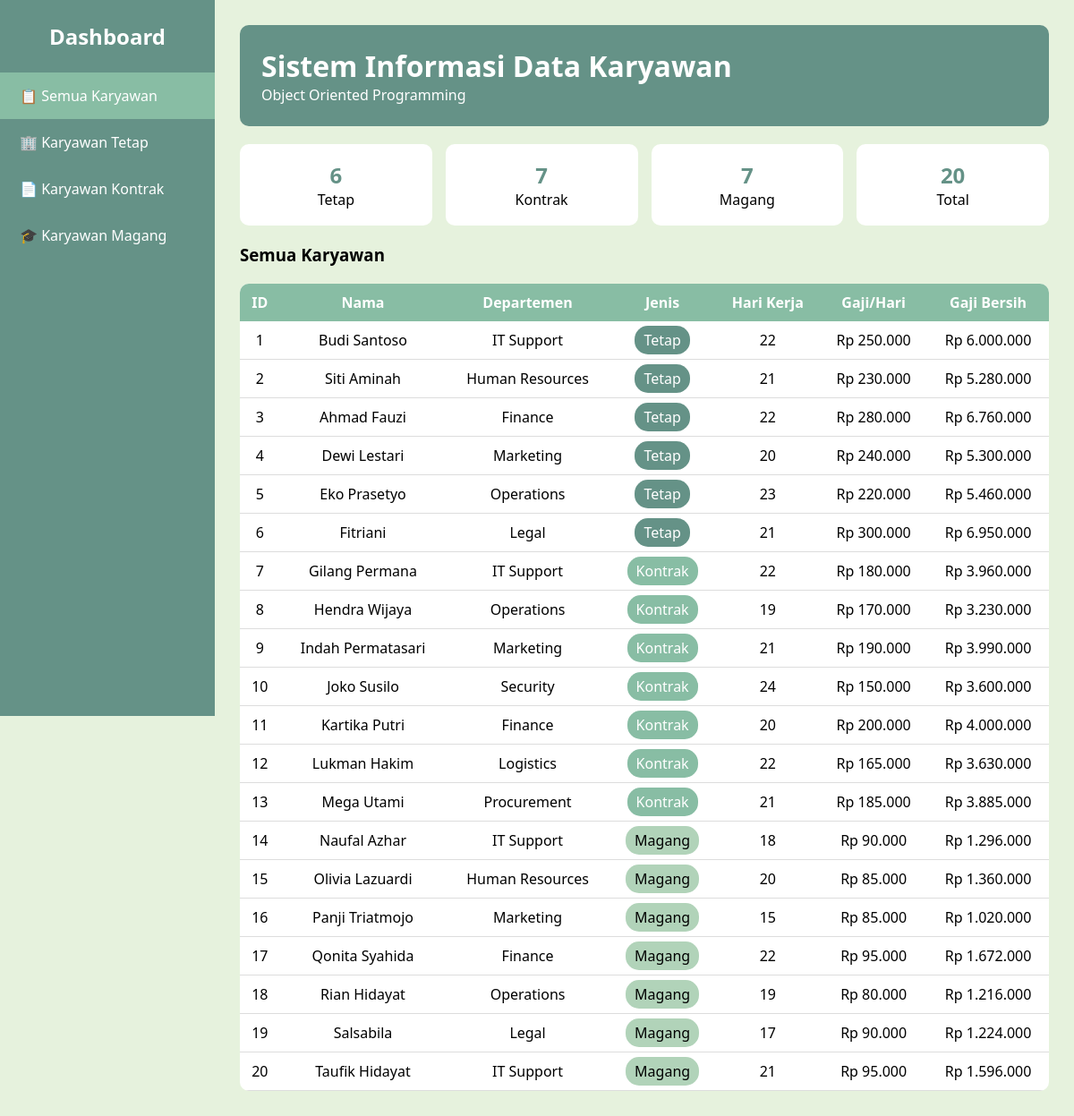
The page / on the database its author committed.
### tables this page shows
CREATE TABLE `tabel_karyawan` (
  `id_karyawan` int NOT NULL,
  `nama_karyawan` varchar(100) NOT NULL,
  `departemen` varchar(50) NOT NULL,
  `hari_kerja_masuk` int NOT NULL,
  `gaji_dasar_per_hari` decimal(12,2) NOT NULL,
  `jenis_karyawan` enum('kontrak','tetap','magang') NOT NULL,
  `durasi_kontrak_bulan` int DEFAULT NULL,
  `agensi_penyalur` varchar(100) DEFAULT NULL,
  `tunjangan_kesehatan` decimal(12,2) DEFAULT NULL,
  `opsi_saham_id` varchar(50) DEFAULT NULL,
  `uang_saku_bulanan` decimal(12,2) DEFAULT NULL,
  `sertifikat_kampus_merdeka` varchar(100) DEFAULT NULL
);

### index.php (the view, shortened to what this page needs)
<?php
include_once "koneksi.php";
function hitung($r){
$j=strtolower($r['jenis_karyawan']);
if($j=="tetap") return ($r['hari_kerja_masuk']*$r['gaji_dasar_per_hari'])+$r['tunjangan_kesehatan'];
if($j=="kontrak") return $r['hari_kerja_masuk']*$r['gaji_dasar_per_hari'];
return ($r['hari_kerja_masuk']*$r['gaji_dasar_per_hari'])*0.8;
}
$filter=$_GET['jenis']??'semua';
function jml($k,$j){
if($j=="semua"){ $q=mysqli_query($k,"SELECT COUNT(*) c FROM tabel_karyawan");}
else{$q=mysqli_query($k,"SELECT COUNT(*) c FROM tabel_karyawan WHERE LOWER(jenis_karyawan)=LOWER('$j')");}
return mysqli_fetch_assoc($q)['c'];
}
?>
<!doctype html><html><head><meta charset="utf-8"><title>Dashboard</title>
</head><body>
<div class="wrap">
<div class="side">
<h2>Dashboard</h2>
<a class="<?=($filter=='semua')?'active':''?>" href="?jenis=semua">📋 Semua Karyawan</a>
<a class="<?=($filter=='tetap')?'active':''?>" href="?jenis=tetap">🏢 Karyawan Tetap</a>
<a class="<?=($filter=='kontrak')?'active':''?>" href="?jenis=kontrak">📄 Karyawan Kontrak</a>
<a class="<?=($filter=='magang')?'active':''?>" href="?jenis=magang">🎓 Karyawan Magang</a>
</div>
<div class="main">
<div class="head"><h1>Sistem Informasi Data Karyawan</h1><p>Object Oriented Programming</p></div>
<div class="cards">
<div class="card"><h2><?=jml($koneksi,'tetap')?></h2><p>Tetap</p></div>
<div class="card"><h2><?=jml($koneksi,'kontrak')?></h2><p>Kontrak</p></div>
<div class="card"><h2><?=jml($koneksi,'magang')?></h2><p>Magang</p></div>
<div class="card"><h2><?=jml($koneksi,'semua')?></h2><p>Total</p></div>
</div>
<h3>
<?php
echo $filter=="semua"?"Semua Karyawan":"Data Karyawan ".ucfirst($filter);
?>
</h3>
<table>
<tr><th>ID</th><th>Nama</th><th>Departemen</th><th>Jenis</th><th>Hari Kerja</th><th>Gaji/Hari</th><th>Gaji Bersih</th></tr>
<?php
$sql="SELECT * FROM tabel_karyawan";
$sql.=" ORDER BY id_karyawan";
$res=mysqli_query($koneksi,$sql);
while($r=mysqli_fetch_assoc($res)){
$j=strtolower($r['jenis_karyawan']);
echo "<tr>
<td>{$r['id_karyawan']}</td>
<td>{$r['nama_karyawan']}</td>
<td>{$r['departemen']}</td>
<td><span class='badge $j'>".ucfirst($j)."</span></td>
<td>{$r['hari_kerja_masuk']}</td>
<td>Rp ".number_format($r['gaji_dasar_per_hari'],0,',','.')."</td>
<td>Rp ".number_format(hitung($r),0,',','.')."</td>
</tr>";
}
?>
</table>
</div></div></body></html>

### index.php (style rules this page uses)
:root { --p:#659287;--s:#88BDA4;--t:#B1D3B9;--b:#E6F2DD }
* { margin:0;padding:0;box-sizing:border-box;font-family:Segoe UI,sans-serif }
body { background:var(--b) }
.wrap { display:flex }
.side { position:fixed;left:0;top:0;width:240px;height:100vh;background:var(--p) }
.side h2 { color:#fff;text-align:center;padding:24px }
.side a { display:block;padding:15px 22px;color:#fff;text-decoration:none }
.side a:hover,.active { background:var(--s) }
.main { margin-left:240px;width:calc(100% - 240px);padding:28px }
.head { background:var(--p);color:#fff;padding:24px;border-radius:10px }
.cards { display:grid;grid-template-columns:repeat(4,1fr);gap:15px;margin:20px 0 }
.card { background:#fff;border-radius:10px;padding:18px;text-align:center }
.card h2 { color:var(--p) }
table { width:100%;background:#fff;border-collapse:collapse;border-radius:10px;overflow:hidden }
th { background:var(--s);color:#fff;padding:10px }
td { padding:10px;border-bottom:1px solid #ddd;text-align:center }
.badge { padding:5px 10px;border-radius:15px;color:#fff }
.tetap { background:var(--p) }
.kontrak { background:var(--s) }
.magang { background:var(--t);color:#000 }
h3 { margin:20px 0 }

### rows shown on the page
tabel_karyawan: id_karyawan "1", nama_karyawan "Budi Santoso", departemen "IT Support", jenis_karyawan "Tetap", hari_kerja_masuk "22", gaji_dasar_per_hari "250.000", hitung($r) "6.000.000"
tabel_karyawan: id_karyawan "2", nama_karyawan "Siti Aminah", departemen "Human Resources", jenis_karyawan "Tetap", hari_kerja_masuk "21", gaji_dasar_per_hari "230.000", hitung($r) "5.280.000"
tabel_karyawan: id_karyawan "3", nama_karyawan "Ahmad Fauzi", departemen "Finance", jenis_karyawan "Tetap", hari_kerja_masuk "22", gaji_dasar_per_hari "280.000", hitung($r) "6.760.000"
tabel_karyawan: id_karyawan "4", nama_karyawan "Dewi Lestari", departemen "Marketing", jenis_karyawan "Tetap", hari_kerja_masuk "20", gaji_dasar_per_hari "240.000", hitung($r) "5.300.000"
tabel_karyawan: id_karyawan "5", nama_karyawan "Eko Prasetyo", departemen "Operations", jenis_karyawan "Tetap", hari_kerja_masuk "23", gaji_dasar_per_hari "220.000", hitung($r) "5.460.000"
tabel_karyawan: id_karyawan "6", nama_karyawan "Fitriani", departemen "Legal", jenis_karyawan "Tetap", hari_kerja_masuk "21", gaji_dasar_per_hari "300.000", hitung($r) "6.950.000"
tabel_karyawan: id_karyawan "7", nama_karyawan "Gilang Permana", departemen "IT Support", jenis_karyawan "Kontrak", hari_kerja_masuk "22", gaji_dasar_per_hari "180.000", hitung($r) "3.960.000"
tabel_karyawan: id_karyawan "8", nama_karyawan "Hendra Wijaya", departemen "Operations", jenis_karyawan "Kontrak", hari_kerja_masuk "19", gaji_dasar_per_hari "170.000", hitung($r) "3.230.000"
tabel_karyawan: id_karyawan "9", nama_karyawan "Indah Permatasari", departemen "Marketing", jenis_karyawan "Kontrak", hari_kerja_masuk "21", gaji_dasar_per_hari "190.000", hitung($r) "3.990.000"
tabel_karyawan: id_karyawan "10", nama_karyawan "Joko Susilo", departemen "Security", jenis_karyawan "Kontrak", hari_kerja_masuk "24", gaji_dasar_per_hari "150.000", hitung($r) "3.600.000"
tabel_karyawan: id_karyawan "11", nama_karyawan "Kartika Putri", departemen "Finance", jenis_karyawan "Kontrak", hari_kerja_masuk "20", gaji_dasar_per_hari "200.000", hitung($r) "4.000.000"
tabel_karyawan: id_karyawan "12", nama_karyawan "Lukman Hakim", departemen "Logistics", jenis_karyawan "Kontrak", hari_kerja_masuk "22", gaji_dasar_per_hari "165.000", hitung($r) "3.630.000"
tabel_karyawan: id_karyawan "13", nama_karyawan "Mega Utami", departemen "Procurement", jenis_karyawan "Kontrak", hari_kerja_masuk "21", gaji_dasar_per_hari "185.000", hitung($r) "3.885.000"
tabel_karyawan: id_karyawan "14", nama_karyawan "Naufal Azhar", departemen "IT Support", jenis_karyawan "Magang", hari_kerja_masuk "18", gaji_dasar_per_hari "90.000", hitung($r) "1.296.000"
tabel_karyawan: id_karyawan "15", nama_karyawan "Olivia Lazuardi", departemen "Human Resources", jenis_karyawan "Magang", hari_kerja_masuk "20", gaji_dasar_per_hari "85.000", hitung($r) "1.360.000"
tabel_karyawan: id_karyawan "16", nama_karyawan "Panji Triatmojo", departemen "Marketing", jenis_karyawan "Magang", hari_kerja_masuk "15", gaji_dasar_per_hari "85.000", hitung($r) "1.020.000"
tabel_karyawan: id_karyawan "17", nama_karyawan "Qonita Syahida", departemen "Finance", jenis_karyawan "Magang", hari_kerja_masuk "22", gaji_dasar_per_hari "95.000", hitung($r) "1.672.000"
tabel_karyawan: id_karyawan "18", nama_karyawan "Rian Hidayat", departemen "Operations", jenis_karyawan "Magang", hari_kerja_masuk "19", gaji_dasar_per_hari "80.000", hitung($r) "1.216.000"
tabel_karyawan: id_karyawan "19", nama_karyawan "Salsabila", departemen "Legal", jenis_karyawan "Magang", hari_kerja_masuk "17", gaji_dasar_per_hari "90.000", hitung($r) "1.224.000"
tabel_karyawan: id_karyawan "20", nama_karyawan "Taufik Hidayat", departemen "IT Support", jenis_karyawan "Magang", hari_kerja_masuk "21", gaji_dasar_per_hari "95.000", hitung($r) "1.596.000"

### other values the page prints
jml($koneksi,'tetap') "6"
jml($koneksi,'kontrak') "7"
jml($koneksi,'magang') "7"
jml($koneksi,'semua') "20"
